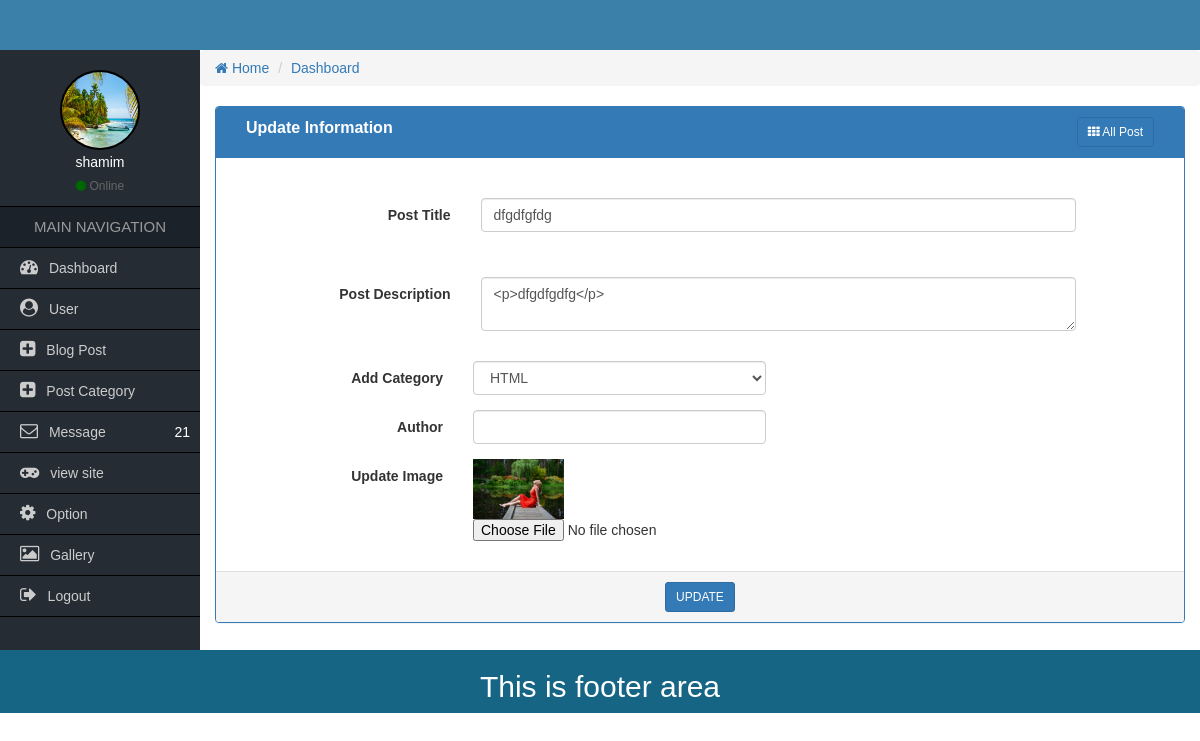
The page /admin/edit-post.php?id=70 (signed in) on the database its author committed.
### tables this page shows
CREATE TABLE `blog_posts` (
  `post_id` int(11) NOT NULL,
  `post_title` text NOT NULL,
  `post_details` longtext NOT NULL,
  `category_id` int(11) NOT NULL,
  `author` varchar(50) NOT NULL,
  `post_image` varchar(256) DEFAULT NULL,
  `date` timestamp NOT NULL DEFAULT CURRENT_TIMESTAMP
);

### Admin/edit-post.php (the view, shortened to what this page needs)
<?php
  $id=$_GET['id'];
  require_once('function/functions.php');
$sql = "SELECT post_title,post_details,author,post_image FROM  blog_posts WHERE post_id='$id'";
$result = mysqli_query($conn, $sql);
$row = mysqli_fetch_assoc($result);
?>                <div class="col-md-12">
                	<form class="form-horizontal" action="" method="post" enctype="multipart/form-data">
                	<div class="panel panel-primary">
                        <div class="panel-heading">
                            <div class="col-md-9 heading_title">
                                Update Information
                             </div>
                             <div class="col-md-3 text-right">
                             	<a href="all-post.php" class="btn btn-sm btn btn-primary"><i class="fa fa-th"></i> All Post</a>
                            </div>
                            <div class="clearfix"></div>
                        </div>
                      <div class="panel-body">
            <div class="panel-body">
              <div class="form-group">
                <label for="" class="col-sm-3 control-label">Post Title</label>
                <div class="col-sm-8">
                  <input type="text" name="post_title" class="form-control" value="<?php echo $row['post_title']?>">
                </div>
              </div>
            </div>
            <div class="panel-body">
                <div class="form-group">
                  <label for="" class="col-sm-3 control-label">Post Description</label>
                  <div class="col-sm-8">
                        <textarea id="editor1" class="form-control" name="post_details" placeholder="Add Body" ><?php echo $row['post_details']?></textarea>
                </div>
                </div>
             </div>
						    <div class="form-group">
                            <label for="" class="col-sm-3 control-label">Add Category</label>
                            <div class="col-sm-4">
    <select class="form-control select_cus" name="role">
                              <?php
                           $sel="SELECT * FROM post_catergorys";
                           $Q=mysqli_query($conn,$sel);
                           while($sel_result=mysqli_fetch_assoc($Q)){ ?>
                          <option value="<?= $sel_result['category_id'];?>"><?= $sel_result['category_names'];?></option>
                      <?php    }
                          ?>
                            </select>
                            </div>
                          </div>
                    <div class="form-group">
                        <label for="" class="col-sm-3 control-label">Author</label>
                        <div class="col-sm-4">
                          <input class="form-control" type="text" value="<?php echo $row['author']?>" name="author">
                        </div>
                  </div>
						   <div class="form-group">
								<label for="" class="col-sm-3 control-label">Update Image</label>
								<div class="col-sm-8">
								<img height="60" src="uploads/post/<?php echo $row['post_image'];?>" alt="" />
								  <input type="file" name="post_image" value="<?php echo $row['$post_image'];?>">
								</div>
                           </div>
                      </div>
                      <div class="panel-footer text-center">
                        <button class="btn btn-sm btn-primary" name="update">UPDATE</button>
                      </div>
                    </div>
                    </form>
                </div>
            </div>
         </div>
    </div>

### Admin/css/style.css (style rules this page uses)
* { margin:0px; padding:0px; outline:0px; }
img { border:0px; }
a { text-decoration:none; }
body { font-family:Verdana, Geneva, sans-serif; }
.select_cus > option { padding-left:10px; }
.heading_title { font-size:16px; font-weight:bold; }

### rows shown on the page
blog_posts: post_title "dfgdfgfdg", post_details "<p>dfgdfgdfg</p>", post_image (picture)

### other values the page prints
$_SESSION['username'] "shamim"
$rowcount "21"
form field role "HTML"
